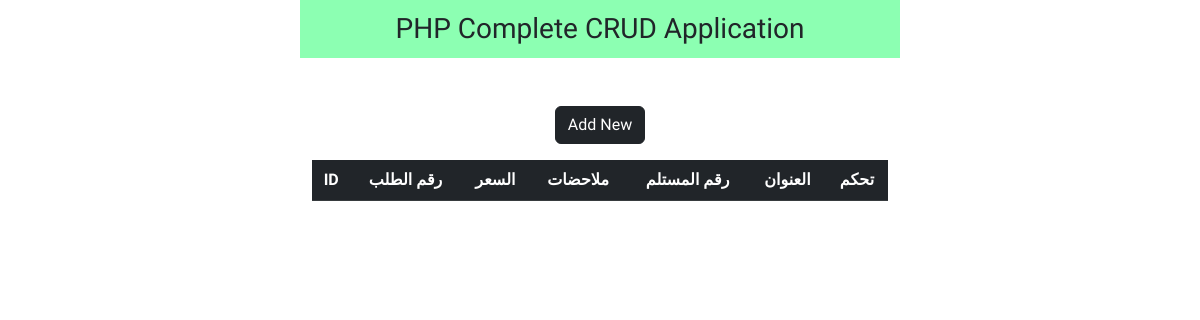
The page /qaryat/orders/index.php (signed in) on the database as committed earlier.
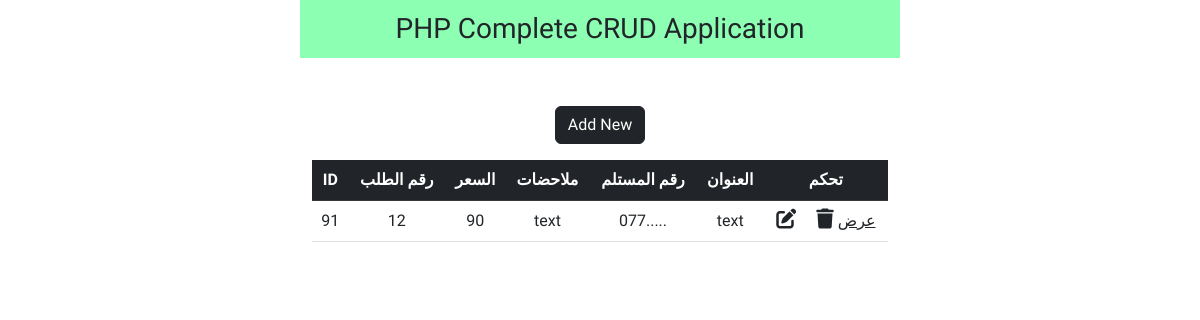
The same page on the database as committed later.
### tables this page shows
CREATE TABLE `orders` (
  `id` int(11) NOT NULL,
  `orderN` varchar(255) NOT NULL,
  `price` varchar(255) NOT NULL,
  `note` varchar(255) NOT NULL,
  `userNumber` varchar(255) NOT NULL,
  `addreces` varchar(255) NOT NULL,
  `user_id` varchar(255) NOT NULL,
  `order_page_name` varchar(255) NOT NULL,
  `page_name` varchar(255) NOT NULL,
  `statuse` varchar(50) NOT NULL,
  `Governorate` varchar(255) NOT NULL
);

### qaryat/orders/index.php (the view, shortened to what this page needs)
<?php
include '../login/config.php';
$user_id = $_SESSION['user_id'];
?>
<!DOCTYPE html>
<html lang="en">
<head>
  <link href="https://cdn.jsdelivr.net/npm/bootstrap@5.2.3/dist/css/bootstrap.min.css" rel="stylesheet">
  <link rel="stylesheet" href="https://cdnjs.cloudflare.com/ajax/libs/font-awesome/6.4.0/css/all.min.css" />
  <link rel="stylesheet" type="text/css" href="style.css">
</head>
<body>
  <nav class="navbar navbar-light justify-content-center fs-3 mb-5" style="background-color: #00ff5573;">
    PHP Complete CRUD Application
  </nav>
  <div class="container">
    <a href="add-new.php" class="btn btn-dark mb-3">Add New</a>
    <table class="table table-hover text-center">
      <thead class="table-dark">
        <tr>
          <th scope="col">ID</th>
          <th scope="col">رقم الطلب </th>
          <th scope="col">السعر</th>
          <th scope="col">ملاحضات</th>
          <th scope="col">رقم المستلم </th>
          <th scope="col">العنوان </th>
          <th scope="col">تحكم </th>
        </tr>
      </thead>
      <tbody>
        <?php
        $sql = "SELECT * FROM `orders` WHERE user_id = '$user_id'";
        $result = mysqli_query($conn, $sql);
        while ($row = mysqli_fetch_assoc($result)) {
        ?>
          <tr>
            <td><?php echo $row["id"] ?></td>
            <td><?php echo $row["orderN"] ?></td>
            <td><?php echo $row["price"] ?></td>
            <td><?php echo $row["note"] ?></td>
            <td><?php echo $row["userNumber"] ?></td>
            <td><?php echo $row["addreces"] ?></td>
            <td>
              <a href="edit.php?id=<?php echo $row["id"] ?>" class="link-dark"><i class="fa-solid fa-pen-to-square fs-5 me-3"></i></a>
              <a href="delete.php?id=<?php echo $row["id"] ?>" class="link-dark"><i class="fa-solid fa-trash fs-5"></i></a>
                            <a href="../orders/user_order.php?id=<?php echo $row["id"] ?>" class="link-dark">عرض </a>
            </td>
          </tr>
        <?php
        }
        ?>
      </tbody>
    </table>
  </div>
</body>
</html>

Rows that differ between the two databases and show on the page:
added orders: id "91", orderN "12", price "90", note "text", userNumber "077.....", addreces "text"
